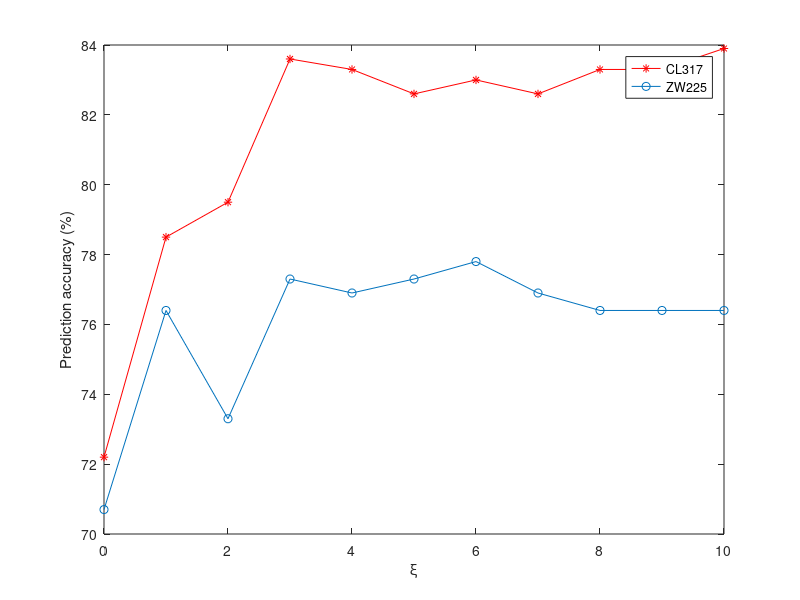
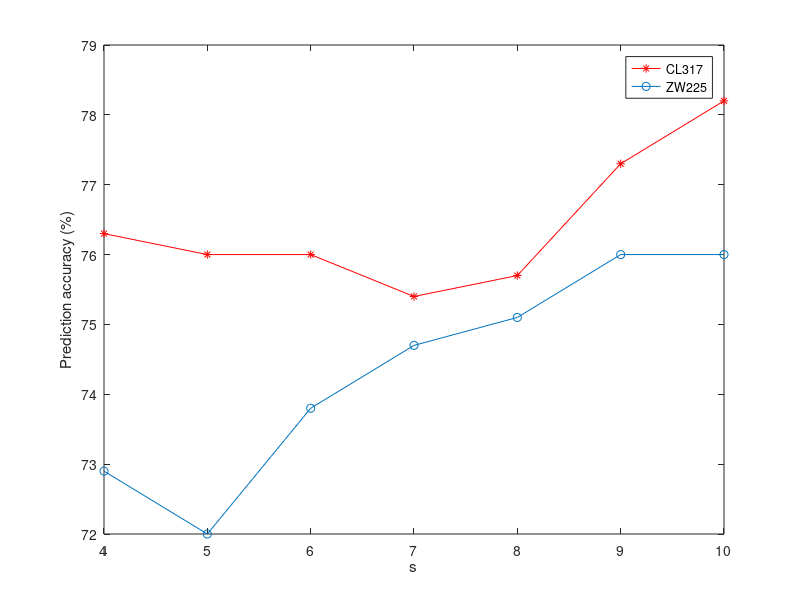
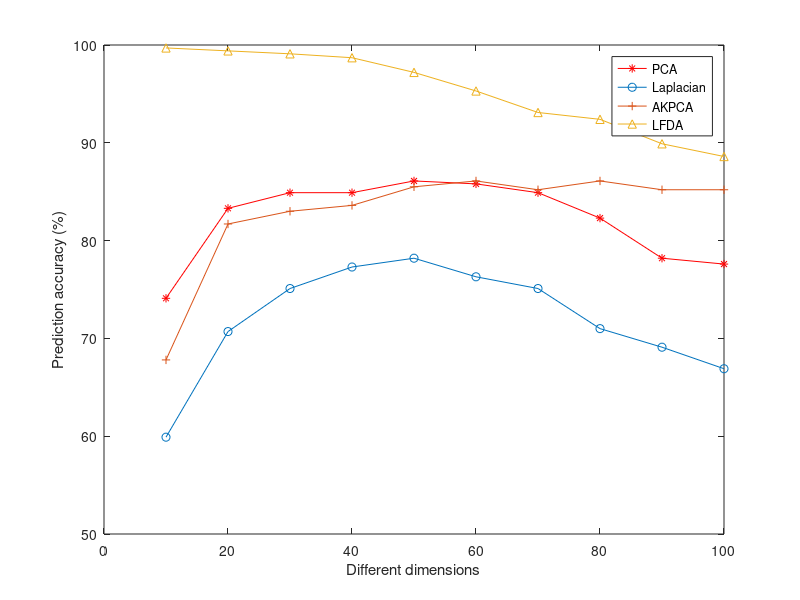
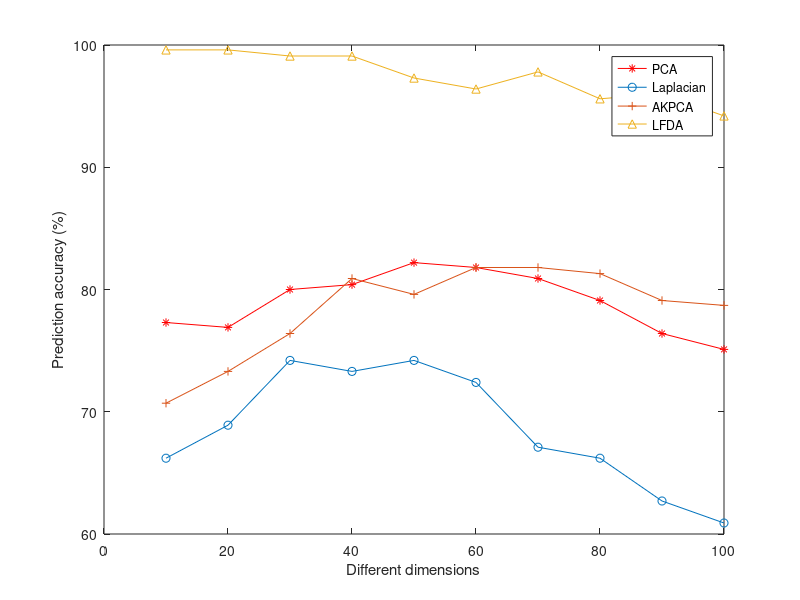

MATLAB code for these plots, in order:
clear all
clc
x1=0:1:10;
y1=[72.2 	78.5 	79.5 	83.6 	83.3 	82.6 	83.0 	82.6 	83.3 	83.3 	83.9 ];
y2=[70.7 	76.4 	73.3 	77.3 	76.9 	77.3 	77.8 	76.9 	76.4 	76.4 	76.4  ];
 plot(x1,y1,'r -*',x1,y2,'-o');
xlabel(' \xi ')
 ylabel('Prediction accuracy (%)')
  legend('CL317','ZW225');
figure
x2=4:1:10;
y3=[76.3 	76.0 	76.0 	75.4 	75.7 	77.3 	78.2 ];
y4=[72.9 	72.0 	73.8 	74.7 	75.1 	76.0 	76.0 ];
 plot(x2,y3,'r -*',x2,y4,'-o');
xlabel(' s ')
 ylabel('Prediction accuracy (%)')
  legend('CL317','ZW225');
figure
wei=10:10:100;
Y1=[74.1 	83.3 	84.9 	84.9 	86.1 	85.8 	84.9 	82.3 	78.2 	77.6 ] ;
Y2=[59.9 	70.7 	75.1 	77.3 	78.2 	76.3 	75.1 	71.0 	69.1 	66.9 ] ;
Y3=[67.8 	81.7 	83.0 	83.6 	85.5 	86.1 	85.2 	86.1 	85.2 	85.2 ]; 
Y4=[99.7 	99.4 	99.1 	98.7 	97.2 	95.3 	93.1 	92.4 	89.9 	88.6 ];
plot(wei,Y1,'r -*',wei,Y2,'-o',wei,Y3,'-+',wei,Y4,'-^')
xlabel(' Different dimensions ')
 ylabel('Prediction accuracy (%)')
  legend('PCA','Laplacian','AKPCA','LFDA');
  figure
Y5=[77.3 	76.9 	80.0 	80.4 	82.2 	81.8 	80.9 	79.1 	76.4 	75.1 ]; 
Y6=[66.2 	68.9 	74.2 	73.3 	74.2 	72.4 	67.1 	66.2 	62.7 	60.9 ]; 
Y7=[70.7 	73.3 	76.4 	80.9 	79.6 	81.8 	81.8 	81.3 	79.1 	78.7 ];
Y8=[99.6 	99.6 	99.1 	99.1 	97.3 	96.4 	97.8 	95.6 	96.0 	94.2 ] ;
plot(wei,Y5,'r -*',wei,Y6,'-o',wei,Y7,'-+',wei,Y8,'-^')
xlabel(' Different dimensions ')
ylabel('Prediction accuracy (%)')
legend('PCA','Laplacian','AKPCA','LFDA');
 